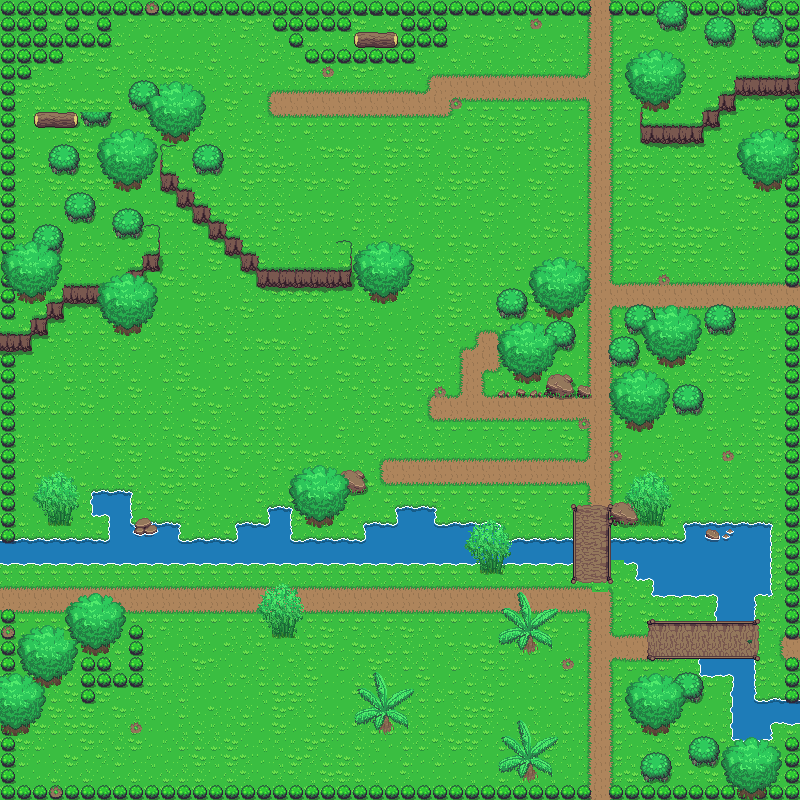

Rendered tile map (Tiled .tmx) drawn with the repository's tilesets; below, a short description and the map source with its tile grids summarised:
An orthogonal 50x50 tile map with 16x16 px tiles, 10 tile layers (Base, endblock, Cliff, Objects 1, ...).

<map version="1.0" tiledversion="1.0.2" orientation="orthogonal" renderorder="left-down" width="50" height="50" tilewidth="16" tileheight="16" nextobjectid="1">
 <tileset firstgid="1" source="../Tileset/Overworld.tsx" />
 <layer name="Base" width="50" height="50">
  <data>[2500 cells, 2500 non-empty, 33 distinct tile ids]</data>
 </layer>
 <layer name="endblock" width="50" height="50">
  <data>[2500 cells, 173 non-empty, 1 distinct tile ids]</data>
 </layer>
 <layer name="Cliff" width="50" height="50">
  <data>[2500 cells, 168 non-empty, 25 distinct tile ids]</data>
 </layer>
 <layer name="Objects 1" width="50" height="50">
  <data>[2500 cells, 22 non-empty, 13 distinct tile ids]</data>
 </layer>
 <layer name="Plants 1" width="50" height="50">
  <data>[2500 cells, 207 non-empty, 17 distinct tile ids]</data>
 </layer>
 <layer name="Buildings 1" width="50" height="50">
  <data>[2500 cells, 1 non-empty, 1 distinct tile ids]</data>
 </layer>
 <layer name="Buildings 2" width="50" height="50">
  <data>[2500 cells, 0 non-empty, 0 distinct tile ids]</data>
 </layer>
 <layer name="Objects 2" width="50" height="50">
  <data>[2500 cells, 0 non-empty, 0 distinct tile ids]</data>
 </layer>
 <layer name="Plants 2" width="50" height="50">
  <data>[2500 cells, 27 non-empty, 10 distinct tile ids]</data>
 </layer>
 <layer name="Above Player" width="50" height="50">
  <properties>
   <property name="unity:sortingLayerName" value="AbovePlayer" />
  </properties>
  <data>[2500 cells, 282 non-empty, 36 distinct tile ids]</data>
 </layer>
</map>
